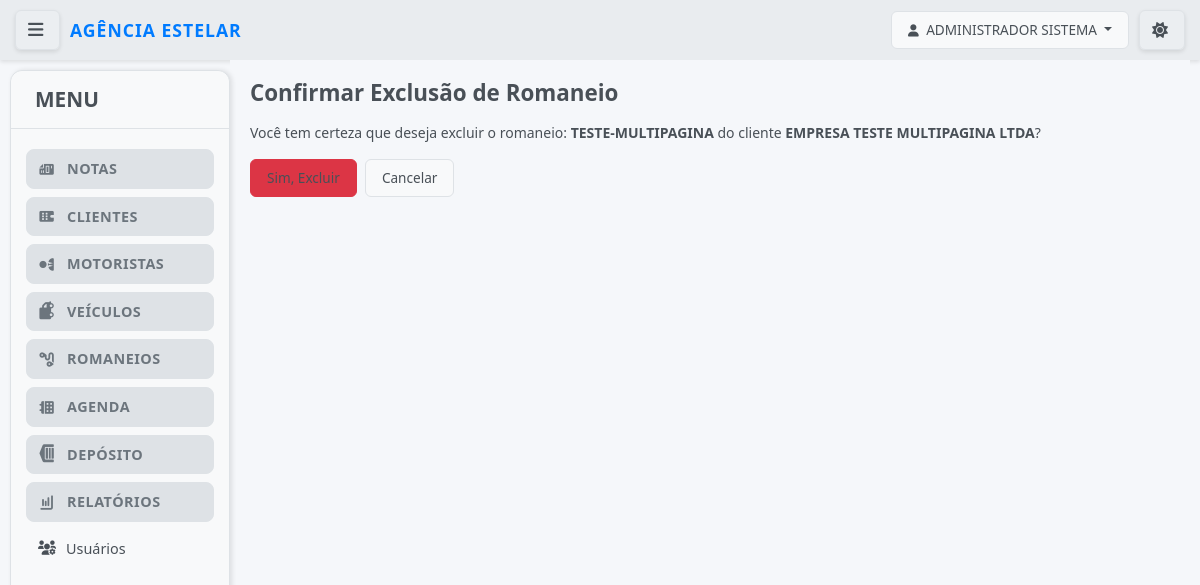
Screenshot of /notas/romaneios/excluir/91/ (signed in) with the database file from the repository.
### notas/models.py (models this page shows, shortened)
class UpperCaseMixin:
    def save(self, *args, **kwargs):
        for field in self._meta.fields:
            if hasattr(field, 'max_length') and hasattr(self, field.name):
                value = getattr(self, field.name)
                if value and isinstance(value, str):
                    exclude_fields = [
                        'email', 'password', 'username', 'cpf', 'cnpj',
                        'cnh', 'chassi', 'renavam', 'placa', 'cep',
                        'telefone', 'rntrc', 'numero_consulta', 'tipo_usuario',
                        'status'  # Adicionado para não converter status para maiúsculo
                    ]
                    if field.name not in exclude_fields:
                        setattr(self, field.name, value.upper())
        super().save(*args, **kwargs)

class Usuario(UpperCaseMixin, AbstractUser):
    TIPO_USUARIO_CHOICES = [
        ('admin', 'Administrador'),
        ('funcionario', 'Funcionário'),
        ('cliente', 'Cliente'),
    ]
    tipo_usuario = models.CharField(
        max_length=20,
        choices=TIPO_USUARIO_CHOICES,
        default='funcionario',
        verbose_name="Tipo de Usuário"
    )
    cliente = models.ForeignKey(
        Cliente,
        on_delete=models.CASCADE,
        null=True,
        blank=True,
        verbose_name="Cliente Vinculado"
    )
    telefone = models.CharField(max_length=20, blank=True, verbose_name="Telefone")
    ultimo_acesso = models.DateTimeField(null=True, blank=True, verbose_name="Último Acesso")
    REQUIRED_FIELDS = ['email', 'first_name', 'last_name']
    USERNAME_FIELD = 'username'
    is_authenticated = True
    is_anonymous = False
    objects = UsuarioManager()
    class Meta:
        verbose_name = "Usuário"
        verbose_name_plural = "Usuários"
        ordering = ['username']
    def get_full_name(self):
        return f"{self.first_name} {self.last_name}".strip()
    @property
    def is_admin(self):
        return self.tipo_usuario == 'admin'
    @property
    def is_cliente(self):
        return self.tipo_usuario == 'cliente'
    def can_access_funcionalidades(self):
        return self.is_admin or self.is_funcionario

class RomaneioViagem(UpperCaseMixin, models.Model):
    codigo = models.CharField(
        max_length=20,
        unique=True,
        verbose_name="Código do Romaneio",
        help_text="Código único do romaneio (ex: ROM-2024-01-0001)"
    )
    STATUS_ROMANEIO_CHOICES = [
        ('Salvo', 'Salvo'),
        ('Emitido', 'Emitido'),
    ]
    status = models.CharField(
        max_length=15,
        choices=STATUS_ROMANEIO_CHOICES,
        default='Salvo',
        verbose_name="Status do Romaneio"
    )
    cliente = models.ForeignKey(
        Cliente,
        on_delete=models.PROTECT,
        related_name='romaneios_cliente',
        verbose_name="Cliente"
    )
    motorista = models.ForeignKey(
        Motorista,
        on_delete=models.PROTECT,
        related_name='romaneios_motorista',
        verbose_name="Motorista"
    )
    veiculo_principal = models.ForeignKey(
        Veiculo,
        on_delete=models.PROTECT,
        related_name='romaneios_veiculo_principal',
        verbose_name="Veículo Principal",
        help_text="Caminhão trator, carro ou van"
    )
    reboque_1 = models.ForeignKey(
        Veiculo,
        on_delete=models.SET_NULL,
        null=True,
        blank=True,
        related_name='romaneios_reboque_1',
        verbose_name="Reboque 1",
        help_text="Primeiro reboque (opcional)"
    )
    reboque_2 = models.ForeignKey(
        Veiculo,
        on_delete=models.SET_NULL,
        null=True,
        blank=True,
        related_name='romaneios_reboque_2',
        verbose_name="Reboque 2",
        help_text="Segundo reboque (opcional)"
    )
    notas_fiscais = models.ManyToManyField(
        NotaFiscal,
        related_name='romaneios_vinculados',
        blank=True,
        verbose_name="Notas Fiscais"
    )
    peso_total = models.DecimalField(
        max_digits=10,
        decimal_places=2,
        blank=True,
        null=True,
        verbose_name="Peso Total (kg)",
        help_text="Peso total da carga em quilogramas"
    )
    valor_total = models.DecimalField(
        max_digits=12,
        decimal_places=2,
        blank=True,
        null=True,
        verbose_name="Valor Total (R$)",
        help_text="Valor total da carga em reais"
    )
    quantidade_total = models.DecimalField(
        max_digits=10,
        decimal_places=2,
        blank=True,
        null=True,
        verbose_name="Quantidade Total",
        help_text="Quantidade total de itens"
    )
    origem_cidade = models.CharField(
        max_length=100,
        blank=True,
        null=True,
        verbose_name="Cidade de Origem"
    )
    origem_estado = models.CharField(
        max_length=2,
        blank=True,
        null=True,
        verbose_name="Estado de Origem (UF)"
    )
    destino_cidade = models.CharField(
        max_length=100,
        blank=True,
        null=True,
        verbose_name="Cidade de Destino"
    )
    destino_estado = models.CharField(
        max_length=2,
        blank=True,
        null=True,
        verbose_name="Estado de Destino (UF)"
    )
    data_emissao = models.DateTimeField(
        default=timezone.now,
        verbose_name="Data de Emissão"
    )
    data_saida = models.DateTimeField(
        blank=True,
        null=True,
        verbose_name="Data de Saída",
        help_text="Data e hora de saída para a viagem"
    )
    data_chegada_prevista = models.DateTimeField(
        blank=True,
        null=True,
        verbose_name="Data de Chegada Prevista",
        help_text="Data e hora prevista de chegada ao destino"
    )
    data_chegada_real = models.DateTimeField(
        blank=True,
        null=True,
        verbose_name="Data de Chegada Real",
        help_text="Data e hora real de chegada ao destino"
    )
    observacoes = models.TextField(
        blank=True,
        null=True,
        verbose_name="Observações"
    )
    seguro_obrigatorio = models.BooleanField(
        default=True,
        verbose_name="Seguro Obrigatório",
        help_text="Indica se o seguro é obrigatório para esta viagem"
    )
    percentual_seguro = models.DecimalField(
        max_digits=5,
        decimal_places=2,
        default=0.00,
        verbose_name="Percentual de Seguro (%)",
        help_text="Percentual de seguro aplicado baseado no estado de destino"
    )
    valor_seguro = models.DecimalField(
        max_digits=10,
        decimal_places=2,
        blank=True,
        null=True,
        verbose_name="Valor do Seguro (R$)",
        help_text="Valor calculado do seguro"
    )
    usuario_criacao = models.ForeignKey(
        'Usuario',
        on_delete=models.PROTECT,
        related_name='romaneios_criados',
        verbose_name="Usuário de Criação",
        null=True,
        blank=True
    )
    usuario_ultima_edicao = models.ForeignKey(
        'Usuario',
        on_delete=models.SET_NULL,
        null=True,
        blank=True,
        related_name='romaneios_editados',
        verbose_name="Usuário da Última Edição"
    )
    data_ultima_edicao = models.DateTimeField(
        auto_now=True,
        verbose_name="Data da Última Edição"
    )
    class Meta:
        verbose_name = "Romaneio de Viagem"
        verbose_name_plural = "Romaneios de Viagem"
        ordering = ['-data_emissao', 'codigo']
        indexes = [
            models.Index(fields=['codigo']),
            models.Index(fields=['status']),
            models.Index(fields=['cliente']),
            models.Index(fields=['motorista']),
            models.Index(fields=['data_emissao']),
        ]

class Cliente(UpperCaseMixin, models.Model):
    razao_social = models.CharField(max_length=255, unique=True, verbose_name="Razão Social") # Adicionado unique=True
    cnpj = models.CharField(max_length=18, unique=True, blank=True, null=True, verbose_name="CNPJ")
    nome_fantasia = models.CharField(max_length=255, blank=True, null=True, verbose_name="Nome Fantasia")
    inscricao_estadual = models.CharField(max_length=20, blank=True, null=True, verbose_name="Inscrição Estadual")
    endereco = models.CharField(max_length=255, blank=True, null=True, verbose_name="Endereço")
    numero = models.CharField(max_length=10, blank=True, null=True, verbose_name="Número")
    complemento = models.CharField(max_length=255, blank=True, null=True, verbose_name="Complemento")
    bairro = models.CharField(max_length=100, blank=True, null=True, verbose_name="Bairro")
    cidade = models.CharField(max_length=100, blank=True, null=True, verbose_name="Cidade")
    estado = models.CharField(max_length=2, blank=True, null=True, verbose_name="Estado (UF)")
    cep = models.CharField(max_length=9, blank=True, null=True, verbose_name="CEP")
    telefone = models.CharField(max_length=20, blank=True, null=True, verbose_name="Telefone")
    email = models.EmailField(blank=True, null=True, verbose_name="Email")
    STATUS_CHOICES = [
        ('Ativo', 'Ativo'),
        ('Inativo', 'Inativo'),
    ]
    status = models.CharField(max_length=10, choices=STATUS_CHOICES, default='Ativo', verbose_name="Status")
    class Meta:
        verbose_name = "Cliente"
        verbose_name_plural = "Clientes"
        ordering = ['razao_social']

### notas/views.py (the view, shortened to what this page needs)
# urls.py: path('romaneios/excluir/<int:pk>/', views.excluir_romaneio, name='excluir_romaneio'),
@login_required
def excluir_romaneio(request, pk):
    romaneio = get_object_or_404(RomaneioViagem, pk=pk)
    if romaneio.status == 'Emitido':
        if not request.user.is_admin:
            messages.error(request, 'Apenas administradores podem excluir romaneios que já foram emitidos.')
            return redirect('notas:listar_romaneios')
    return render(request, 'notas/confirmar_exclusao_romaneio.html', {'romaneio': romaneio})

### notas/templates/notas/confirmar_exclusao_romaneio.html (shortened to what this page needs)
{% extends 'base.html' %}
{% block content %}
    <h2>Confirmar Exclusão de Romaneio</h2>
    <p>Você tem certeza que deseja excluir o romaneio: <strong>{{ romaneio.codigo }}</strong> do cliente <strong>{{ romaneio.cliente.razao_social }}</strong>?</p>
    <form method="post">
        <div class="d-flex gap-2">
            <button type="submit" class="btn btn-danger">Sim, Excluir</button>
            <a href="{% url 'notas:detalhes_romaneio' romaneio.pk %}" class="btn btn-secondary">Cancelar</a>
        </div>
    </form>
{% endblock %}

### templates/base.html (shortened to what this page needs)
{% load static %}
<!DOCTYPE html>
<html lang="pt-BR">
<head>
    <link href="https://cdn.jsdelivr.net/npm/bootstrap@5.3.3/dist/css/bootstrap.min.css" rel="stylesheet">
            <link rel="stylesheet" href="{% static 'css/style.css' %}?v=4.8">
    <link rel="stylesheet" href="https://cdnjs.cloudflare.com/ajax/libs/font-awesome/6.0.0-beta3/css/all.min.css">
</head>
<body class="{% if not user.is_authenticated %}login-page{% endif %}">
    <div class="top-bar">
        {% if user.is_authenticated %}
        <button id="menu-toggle" class="btn btn-outline-light btn-sm menu-toggle-btn" title="Alternar Menu">
            <i class="fas fa-bars"></i>
        </button>
        {% endif %}
                        <div class="logo-container">
                            <a href="{% url 'notas:dashboard' %}" class="logo">Agência Estelar</a>
                        </div>
        <div class="user-area">
            <div class="user-info">
                {% if user.is_authenticated %}
                    <div class="dropdown">
                        <button class="btn btn-outline-light dropdown-toggle" type="button" id="userDropdown" data-bs-toggle="dropdown" aria-expanded="false">
                            <i class="fas fa-user"></i> {{ user.get_full_name|default:user.username }}
                        </button>
                    </div>
                {% else %}
                    <a href="{% url 'notas:login' %}" class="btn btn-outline-light">Login</a>
                {% endif %}
            </div>
            <button id="theme-toggle" class="btn btn-outline-light btn-sm theme-toggle-btn" title="Alternar Tema">
                <i id="theme-icon" class="fas fa-sun"></i>
            </button>
        </div>
    </div>
    <div class="main-wrapper">
        {% if user.is_authenticated %}
               <div class="sidebar">
           <div class="sidebar-header">
               <h3>MENU</h3>
           </div>
            <nav class="sidebar-nav">
                <ul class="nav-menu">
                    {% if user.can_access_funcionalidades %}
                    <li class="nav-group">
                        <div class="nav-group-header">
                            <i class="fas fa-file-invoice"></i>
                            <span>Notas</span>
                        </div>
                    </li>
                    <li class="nav-group">
                        <div class="nav-group-header">
                            <i class="fas fa-building"></i>
                            <span>Clientes</span>
                        </div>
                    </li>
                    <li class="nav-group">
                        <div class="nav-group-header">
                            <i class="fas fa-user-tie"></i>
                            <span>Motoristas</span>
                        </div>
                    </li>
                    <li class="nav-group">
                        <div class="nav-group-header">
                            <i class="fas fa-truck"></i>
                            <span>Veículos</span>
                        </div>
                    </li>
                    <li class="nav-group">
                        <div class="nav-group-header">
                            <i class="fas fa-route"></i>
                            <span>Romaneios</span>
                        </div>
                    </li>
                    {% if user.is_admin %}
                    <li class="nav-group">
                        <div class="nav-group-header">
                            <i class="fas fa-calendar-alt"></i>
                            <span>Agenda</span>
                        </div>
                    </li>
                    {% endif %}
                    <li class="nav-group">
                        <div class="nav-group-header">
                            <i class="fas fa-warehouse"></i>
                            <span>Depósito</span>
                        </div>
                    </li>
                    {% if user.is_admin %}
                    <li class="nav-group">
                        <div class="nav-group-header">
                            <i class="fas fa-chart-bar"></i>
                            <span>Relatórios</span>
                        </div>
                    </li>
                   <li class="nav-item">
                       <a href="{% url 'notas:listar_usuarios' %}">
                           <i class="fas fa-users-cog"></i> Usuários
                       </a>
                   </li>
                    {% endif %}
                    {% endif %}
                </ul>
            </nav>
        </div>
        {% endif %}
        <div class="main-content">
            {% block content %}{% endblock %}
        </div>
    </div>
</body>
</html>
</html>

### rows the page displays
Usuario: get_full_name "ADMINISTRADOR SISTEMA"
RomaneioViagem: codigo "TESTE-MULTIPAGINA", cliente.razao_social "EMPRESA TESTE MULTIPAGINA LTDA"
